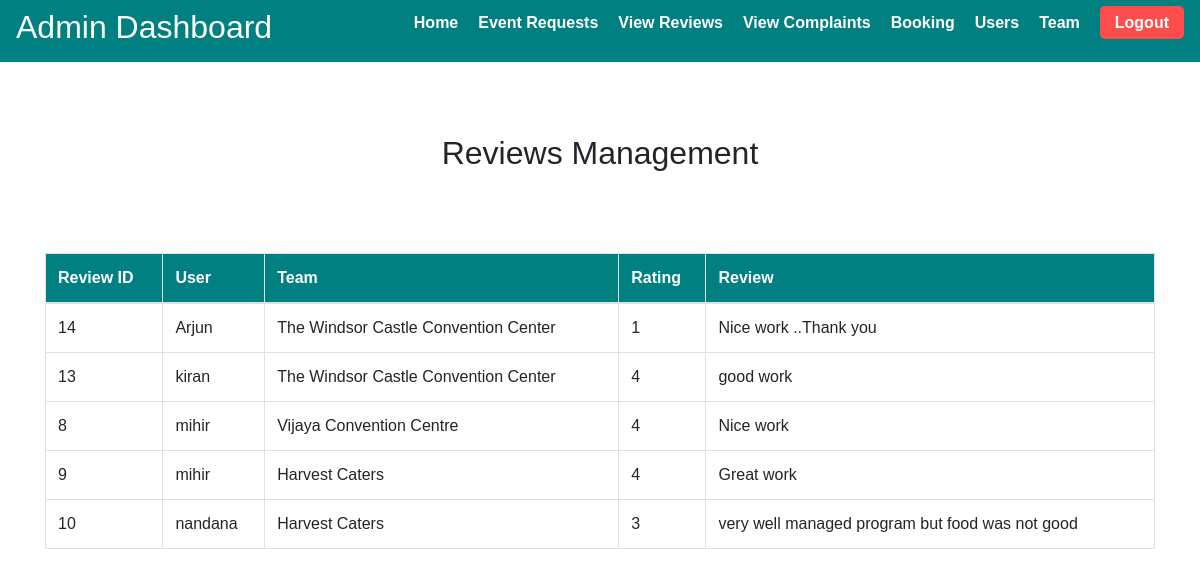
Page /Admin/view_review.php (signed in) on the committed database.
### tables this page shows
CREATE TABLE `reviews` (
  `review_id` int(11) NOT NULL,
  `user_id` int(11) DEFAULT NULL,
  `team_id` int(11) DEFAULT NULL,
  `rating` int(11) DEFAULT NULL,
  `comment` text DEFAULT NULL,
  `created_at` timestamp NOT NULL DEFAULT current_timestamp()
);

CREATE TABLE `users` (
  `user_id` int(11) NOT NULL,
  `username` varchar(50) NOT NULL,
  `email` varchar(100) NOT NULL,
  `password` varchar(255) NOT NULL,
  `phone` varchar(15) DEFAULT NULL,
  `created_at` timestamp NOT NULL DEFAULT current_timestamp()
);

CREATE TABLE `eventteams` (
  `team_id` int(11) NOT NULL,
  `team_name` varchar(100) NOT NULL,
  `category` enum('Catering','Decoration','Venue') NOT NULL,
  `description` text DEFAULT NULL,
  `contact_info` varchar(255) DEFAULT NULL,
  `availability_status` tinyint(1) DEFAULT 1,
  `rating` float DEFAULT 5,
  `status` enum('Pending','Approved','Rejected') DEFAULT 'Pending',
  `created_at` timestamp NOT NULL DEFAULT current_timestamp(),
  `profile_pic` varchar(255) DEFAULT NULL,
  `email` varchar(100) DEFAULT NULL,
  `password` varchar(255) DEFAULT NULL,
  `review_count` int(11) DEFAULT 0,
  `min_price` decimal(10,2) DEFAULT NULL,
  `max_price` decimal(10,2) DEFAULT NULL
);

### Admin/view_review.php (the view, shortened to what this page needs)
<?php
include 'C:\xampp\htdocs\Eventia\includes/db_connect.php';
include 'header.php';
$stmt = $conn->prepare("
    SELECT r.review_id, r.user_id, r.rating, r.comment, u.username, t.team_name
    FROM reviews r
    JOIN users u ON r.user_id = u.user_id
    JOIN eventteams t ON r.team_id = t.team_id
");
$stmt->execute();
$result = $stmt->get_result();
?>
<!DOCTYPE html>
<html lang="en">
<head>
    <link rel="stylesheet" href="css/bootstrap.css">
</head>
<body>
<div class="container">
    <br><br><br>
    <h2><center>Reviews Management</center></h2>
    <br><br><br>
    <table class="table table-bordered">
        <thead>
            <tr>
                <th>Review ID</th>
                <th>User</th>
                <th>Team</th>
                <th>Rating</th>
                <th>Review</th>
            </tr>
        </thead>
        <tbody>
            <?php while ($row = $result->fetch_assoc()): ?>
            <tr>
                <td><?php echo htmlspecialchars($row['review_id']); ?></td>
                <td><?php echo htmlspecialchars($row['username']); ?></td>
                <td><?php echo htmlspecialchars($row['team_name']); ?></td>
                <td><?php echo htmlspecialchars($row['rating']); ?></td>
                <td><?php echo htmlspecialchars($row['comment']); ?></td>
            </tr>
            <?php endwhile; ?>
        </tbody>
    </table>
</div>
</body>
</html>

### Admin/header.php (style rules this page uses)
* { margin: 0; padding: 0; box-sizing: border-box; font-family: Arial, sans-serif; }
body { background-color: #f4f4f4; }

### Admin/view_review.php (style rules this page uses)
table { width: 100%; border-collapse: collapse; }
table, th, td { border: 1px solid black; }
th, td { padding: 10px; text-align: left; }
th { background-color: teal; color: white; }

### rows in the picture
reviews: review_id "14", user.username "Arjun", team.team_name "The Windsor Castle Convention Center", rating "1", comment "Nice work ..Thank you"
reviews: review_id "13", user.username "kiran", team.team_name "The Windsor Castle Convention Center", rating "4", comment "good work"
reviews: review_id "8", user.username "mihir", team.team_name "Vijaya Convention Centre", rating "4", comment "Nice work"
reviews: review_id "9", user.username "mihir", team.team_name "Harvest Caters", rating "4", comment "Great work"
reviews: review_id "10", user.username "nandana", team.team_name "Harvest Caters", rating "3", comment "very well managed program but food was not good"
